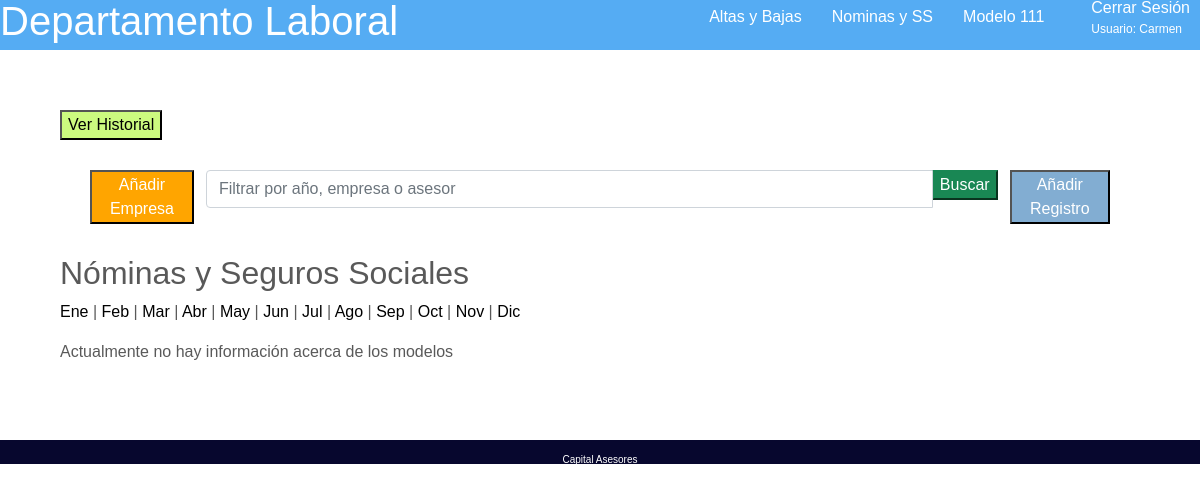
The app's page /jul (signed in), older data.
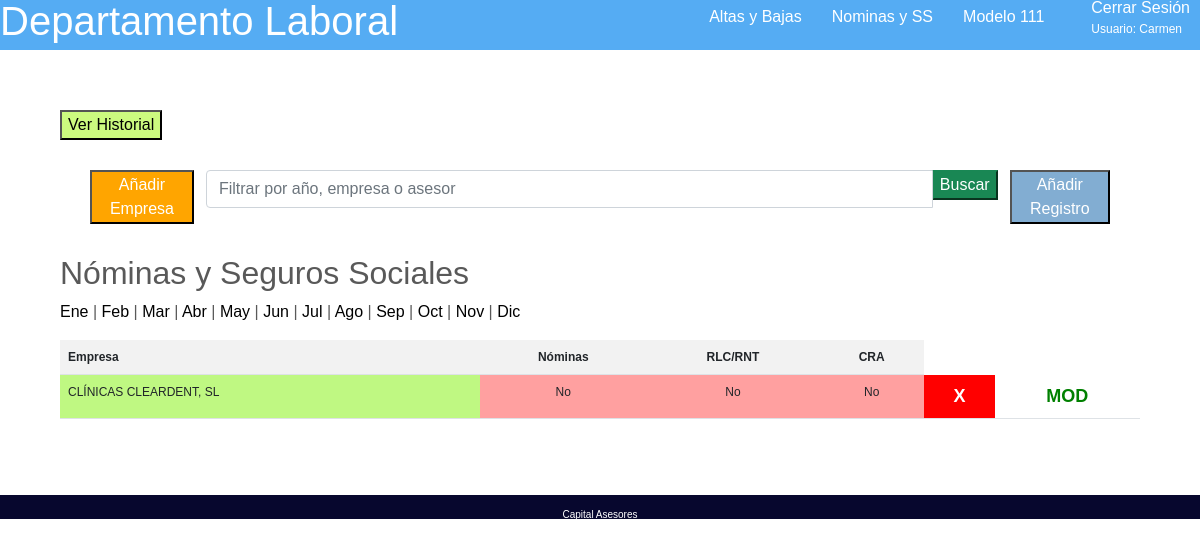
The same page, newer data.
### nucleo/models.py (models this page shows, shortened)
class nomYSs(models.Model):
    nominas = models.BooleanField(default=False)
    rlcRnt = models.BooleanField(default=False)
    cra = models.BooleanField(default=False)
    class Meses(models.TextChoices):
        Enero = 'Enero'
        Febrero = 'Febrero'
        Marzo = 'Marzo'
        Abril = 'Abril'
        Mayo= 'Mayo'
        Junio = 'junio'
        Julio = 'Julio'
        Agosto = 'Agosto'
        Septiembre = 'Septiembre'
        Octubre = 'Octubre'
        Noviembre = 'Noviembre'
        Diciembre = 'Diciembre'
    mes =  models.CharField(max_length=25, choices=Meses.choices, blank=True, default='Enero')
    recalculo = models.BooleanField(default=False)
    anyo = models.IntegerField(default=2021)
    empresa = models.ForeignKey(Empresa, on_delete=models.CASCADE,related_name="empresaNom")
    fin=models.BooleanField(default=False)
    oculto=models.BooleanField(default=False)
    class Meta:
        ordering = ['mes']

class Empresa(models.Model):
    nombre = models.CharField(max_length=50, unique=True)
    asesor = models.ForeignKey(Asesor, on_delete=models.CASCADE,related_name="asesorEmp")

### nucleo/views.py (the view)
# urls.py: path('jul',views.Jul, name="jul"),
@login_required(login_url='/accounts/login/')
def Jul(request):
    empresas=Empresa.objects.all()
    nominas= nomYSs.objects.filter(oculto = False).filter(mes = 'Julio')
    queryset = request.GET.get("buscar")
    if queryset:
        nominas = nomYSs.objects.filter(oculto = False).filter(mes='Julio').filter(
            Q(anyo__icontains = queryset) |
            Q(empresa__asesor__nombre__icontains = queryset) |
            Q(empresa__nombre__icontains = queryset)
        ).distinct
    emElena= Empresa.objects.filter(asesor = 1).count()
    emMaria= Empresa.objects.filter(asesor = 3).count()
    emCarmen= Empresa.objects.filter(asesor = 2).count()
    emSara= Empresa.objects.filter(asesor = 5).count()
    emJoseLuis= Empresa.objects.filter(asesor = 4).count()
    return render(request, "nucleo/jul.html", {'empresas':empresas, 'nominas':nominas, 'emElena':emElena, 'emMaria':emMaria, 'emSara':emSara, 'emCarmen':emCarmen, 'emJoseLuis':emJoseLuis})

### nucleo/templates/nucleo/jul.html (shortened to what this page needs)
{% extends "nucleo/base.html" %}
{% block content %}
<section class="body">
    <article style="align-self:flex-end">
        <a href="{% url 'nominasHistorial'  %}" style="color:black"><button style="background-color:#CCFA7F">Ver Historial</a>
    </article>
      <section style="display:flex; margin: 30px; justify-content: space-around">
    <article>
        <a href="{% url 'createEmpresa'  %}" style="color:white"><button style="background-color:orange">Añadir Empresa</a>
    </article>
    <div class="container">
        <div class="row">
            <div class="col-md-12 search">
                <form method="get">
                    <div id="custom-search-input">
                        <div class="input-group col-md-12">
                            <input type="text" class="form-control" placeholder="Filtrar por año, empresa o asesor" name="buscar">
                            <span clas="input-group-list">
                            <button type="submit" class="boton btn-success">Buscar</button>
                            </span>
                        </div>
                    </div>
                </form>
            </div>
        </div>
    </div>
    <article>
        <a href="{% url 'createnomYSs'  %}" style="color:white"><button style="background-color:#82ADD2">Añadir Registro</a>
    </article>
    </section>
<h2>Nóminas y Seguros Sociales</h2>
<p><a style="color:black" href="{% url 'ene'  %}">Ene</a> | <a style="color:black" href="{% url 'feb'  %}">Feb</a> | <a style="color:black" href="{% url 'mar'  %}">Mar</a> | <a style="color:black" href="{% url 'abr'  %}">Abr</a> | <a style="color:black" href="{% url 'may'  %}">May</a> | <a style="color:black" href="{% url 'jun'  %}">Jun</a> | <a style="color:black" href="{% url 'jul'  %}">Jul</a> | <a style="color:black" href="{% url 'ago'  %}">Ago</a> | <a style="color:black" href="{% url 'sep'  %}">Sep</a> | <a style="color:black" href="{% url 'oct'  %}">Oct</a> | <a style="color:black" href="{% url 'nov'  %}">Nov</a> | <a style="color:black" href="{% url 'dic'  %}">Dic</a></p>
{% if nominas %}
    <table class="table table-striped">
        <tr style="font-size:12px">
         <th>Empresa</th>
         <th style="text-align:center">Nóminas</th>
         <th style="text-align:center">RLC/RNT</th>
         <th style="text-align:center">CRA</th>
        </tr>
    {% for n in nominas %}
        {% ifequal n.empresa.asesor.nombre 'Elena'  %}
         <tr style="background-color:#BFF882">
         {% endifequal %}
         <td style="font-size:12px">{{n.empresa.nombre}}</td>
         {% if n.nominas %}
         <td style="text-align:center; background-color:#A6FFA0; font-size:12px">Hecho</td>
         {% else %}
         <td style="text-align:center; background-color:#FFA0A0; font-size:12px">No</td>
         {% endif %}
         {% if n.rlcRnt %}
         <td style="text-align:center; background-color:#A6FFA0; font-size:12px">Hecho</td>
         {% else %}
         <td style="text-align:center; background-color:#FFA0A0; font-size:12px">No</td>
         {% endif %}
         {% if n.cra %}
         <td style="text-align:center; background-color:#A6FFA0; font-size:12px">Hecho</td>
         {% else %}
         <td style="text-align:center; background-color:#FFA0A0; font-size:12px">No</td>
         {% endif %}
         <td style="font-weight:bold; background-color:red; font-size:18px; text-align:center"><a href="{%url 'deletenomYSs' n.pk %}" style="color:white; backgorund-color:red">X</a></td>
         <td style="font-weight:bold; background-color:white; font-size:18px; text-align:center"><a href="{%url 'updatenomYSs' n.pk %}" style="color:green">MOD</a></td>
        </tr>
    {% endfor %}
    </table>
{% else %}
    <p>Actualmente no hay información acerca de los modelos</p>
    {% endif %}
</section>
{% endblock %}

Row changes from the older to the newer data that the page shows:
added nomYSs: empresa.nombre "CLÍNICAS CLEARDENT, SL", nominas "No", rlcRnt "No", cra "No"
Text that changed along with them:
text no longer shown: "Actualmente no hay información acerca de los modelos"
text now shown: "Empresa Nóminas RLC/RNT CRA"
